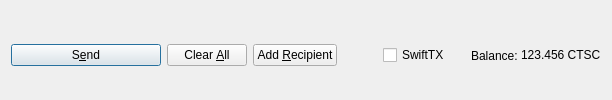
         <widget class="QFrame" name="frame_Send">
          <layout class="QHBoxLayout" name="horizontalLayout">
           <property name="bottomMargin">
            <number>0</number>
           </property>
           <item>
            <widget class="QPushButton" name="sendButton">
             <property name="minimumSize">
              <size>
               <width>150</width>
               <height>0</height>
              </size>
             </property>
             <property name="toolTip">
              <string>Confirm the send action</string>
             </property>
             <property name="text">
              <string>S&amp;end</string>
             </property>
             <property name="icon">
              <iconset resource="../ctsc.qrc">
               <normaloff>:/icons/send</normaloff>:/icons/send</iconset>
             </property>
             <property name="autoDefault">
              <bool>false</bool>
             </property>
             <property name="default">
              <bool>true</bool>
             </property>
            </widget>
           </item>
           <item>
            <widget class="QPushButton" name="clearButton">
             <property name="sizePolicy">
              <sizepolicy hsizetype="Minimum" vsizetype="Fixed">
               <horstretch>0</horstretch>
               <verstretch>0</verstretch>
              </sizepolicy>
             </property>
             <property name="toolTip">
              <string>Clear all fields of the form.</string>
             </property>
             <property name="text">
              <string>Clear &amp;All</string>
             </property>
             <property name="icon">
              <iconset resource="../ctsc.qrc">
               <normaloff>:/icons/remove</normaloff>:/icons/remove</iconset>
             </property>
             <property name="autoDefault">
              <bool>false</bool>
             </property>
            </widget>
           </item>
           <item>
            <widget class="QPushButton" name="addButton">
             <property name="toolTip">
              <string>Send to multiple recipients at once</string>
             </property>
             <property name="text">
              <string>Add &amp;Recipient</string>
             </property>
             <property name="icon">
              <iconset resource="../ctsc.qrc">
               <normaloff>:/icons/add</normaloff>:/icons/add</iconset>
             </property>
             <property name="autoDefault">
              <bool>false</bool>
             </property>
            </widget>
           </item>
           <item>
            <spacer name="horizontalSpacer">
             <property name="orientation">
              <enum>Qt::Horizontal</enum>
             </property>
             <property name="sizeHint" stdset="0">
              <size>
               <width>40</width>
               <height>20</height>
              </size>
             </property>
            </spacer>
           </item>
           <item>
            <layout class="QHBoxLayout" name="horizontalLayout_2">
             <property name="spacing">
              <number>3</number>
             </property>
             <item>
              <widget class="QCheckBox" name="checkSwiftTX">
               <property name="enabled">
                <bool>true</bool>
               </property>
               <property name="minimumSize">
                <size>
                 <width>85</width>
                 <height>0</height>
                </size>
               </property>
               <property name="text">
                <string>SwiftTX</string>
               </property>
              </widget>
             </item>
             <item>
              <widget class="QLabel" name="label">
               <property name="text">
                <string>Balance:</string>
               </property>
              </widget>
             </item>
             <item>
              <widget class="QLabel" name="labelBalance">
               <property name="sizePolicy">
                <sizepolicy hsizetype="Preferred" vsizetype="Fixed">
                 <horstretch>0</horstretch>
                 <verstretch>0</verstretch>
                </sizepolicy>
               </property>
               <property name="cursor">
                <cursorShape>IBeamCursor</cursorShape>
               </property>
               <property name="text">
                <string notr="true">123.456 CTSC</string>
               </property>
               <property name="textInteractionFlags">
                <set>Qt::LinksAccessibleByMouse|Qt::TextSelectableByKeyboard|Qt::TextSelectableByMouse</set>
               </property>
              </widget>
             </item>
            </layout>
           </item>
          </layout>
         </widget>
